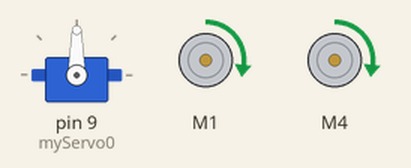
A sketch run on a simulated Arduino Uno, built with avr-gcc and run on an emulated ATmega328P. On the bench: servo, 2 × DC motor (green arrow = forward, orange = backward, longer = faster).

Above: at 0.1 s.
At 4.1 s:
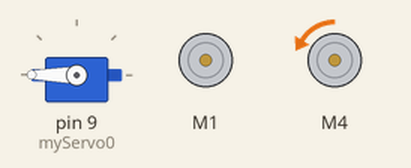
At 16.1 s:
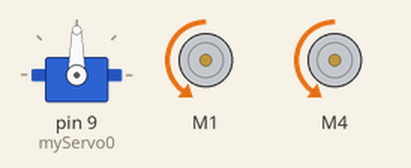
At 20.1 s:
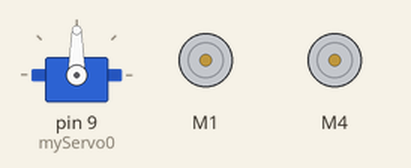
At 36.1 s:
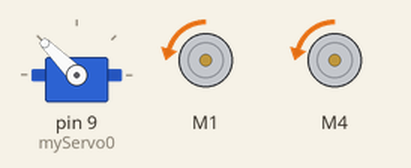
Timing chart, 0 to 37.6 s (numbered marks = the images above):
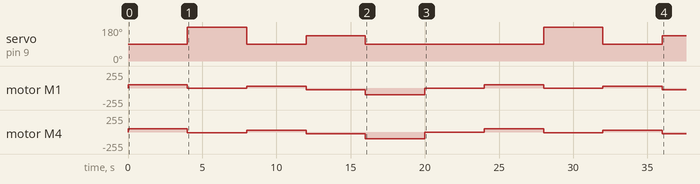

The sketch:

Arduino_Motor_Shield_w_Arrays.ino
```cpp
/*

Sage Ridge Robotics
Exercise 12

Controlling DC motors and servos with an array of control codes. This
code can be used to control Ada's Challenge robots.

The motor control array uses the following code:

  XXX,L,YYY,R,ZZZ

  Where,
  XXX  Angle of servo, for instance 020, 090, 170
  L    Direction of motor01, 1 [forward], -1 [reverse], 0 [release]
  YYY  Speed of motor01, 000, 010, 250.
  R    Direction of motor02
  ZZZ  Direction of motor02

This sketch could be modified to read and execute motor commands
from a file on an SD card.

*/

// Load MotorShield libraries and servo.h library.
#include <Servo.h>
#include <Wire.h>
#include <Adafruit_MotorShield.h>
#include "utility/Adafruit_MS_PWMServoDriver.h"

// Declare variables used globally in the Sketch.
// Define constant (unchanging) minimum and maximum servo positions.
// Declare an array, directions, to hold instruction sets.
int motorPort01 = 1;               // Set first motor pin. This sketch assumes
                                   // motorPort01 is the left drive motor.
int motorPort02 = 4;               // Set second motor pin
int servoPos = 90;                 // Sets the initial servo angle to 90
                                   // degrees.

const int motorInterval = 4000;    // Sets length of time a motor command
                                   // runs. 4000 ms is four seconds. This value
                                   // will require experimentation. Use motor speed
                                   // to control distance rather than time. This may
                                   // not be an optimal solution for racing.

const int numCommands = 6;         // The number of motor commands given below. This must be
                                   // declared as a "read-only" constant value.

// We initialize the commands matrix, a two-dimensional matrix.
// As above, each command consists of 5 integer numbers that control the servo
// position for steering, the direction of rotation of two main motors, and their
// speed of rotation.
int directions[numCommands][5] =
 {
    {90,1,50,1,50},
    {450,0,0,-1,10},
    {90,1,25,1,25},
    {135,-1,25,-1,25},
    {90,-1,100,-1,100},
    {90,0,0,0,0}
  };

// Instantiate objects of the servo, Adafruit_MotorShield,
// and Adafruit_DCMotor classes.
Servo myServo0;
Adafruit_MotorShield AFMS = Adafruit_MotorShield();
Adafruit_DCMotor *myDCMotor01 = AFMS.getMotor(motorPort01);
Adafruit_DCMotor *myDCMotor02 = AFMS.getMotor(motorPort02);

// Open the serial device and attach the servo object,
// myServo0, to digital pin 9. Set the default
// speed of the two DC motors.
void setup()
{
  Serial.begin(9600);
  myServo0.attach(9);
  AFMS.begin();
  myDCMotor01->setSpeed(10);
  myDCMotor02->setSpeed(10);
}

// The servo and motor commands below use the values stored in the directions array initialized above. The
// sketch sets the direction of both motors and the servo first, then the speed of both. At the end,
// the sketch calls for a full stop of all the motors and resets the servo to 90 (zero degrees).
// Arrays are zero indexed, so we start reading the array with zeros, the first position.
void loop()
{
  for (int i = 0; i < numCommands; i++){

    myServo0.write(directions[i][0]);

    if (directions[i][1] == 1){myDCMotor01->run(FORWARD);}
    else if (directions[i][1] == -1){myDCMotor01->run(BACKWARD);}
    else {myDCMotor01->run(RELEASE);}

    if (directions[i][3] == 1){myDCMotor02->run(FORWARD);}
    else if (directions[i][3] == -1){myDCMotor02->run(BACKWARD);}
    else {myDCMotor02->run(RELEASE);}

    myDCMotor01->setSpeed(directions[i][2]);
    myDCMotor02->setSpeed(directions[i][4]);

    delay(motorInterval);

  }

  myDCMotor01->setSpeed(0);
  myDCMotor02->setSpeed(0);
  myDCMotor01->run(RELEASE);
  myDCMotor02->run(RELEASE);
  myServo0.write(servoPos);

}
```

Measured:
- by itself, servo on pin 9 (myServo0): 90° → 180° at 4.0 s, → 90° 4.0 s later, → 135° 4.0 s later, → 90° 4.0 s later, … (7 changes in this stretch)
- by itself, motor M1: stopped → forward 50/255 at 0.00 s, → stopped 4.0 s later, → forward 25/255 4.0 s later, → backward 25/255 4.0 s later, … (10 changes in this stretch)
- by itself, motor M4: stopped → forward 50/255 at 0.00 s, → backward 10/255 4.0 s later, → forward 25/255 4.0 s later, → backward 25/255 4.0 s later, … (10 changes in this stretch)
